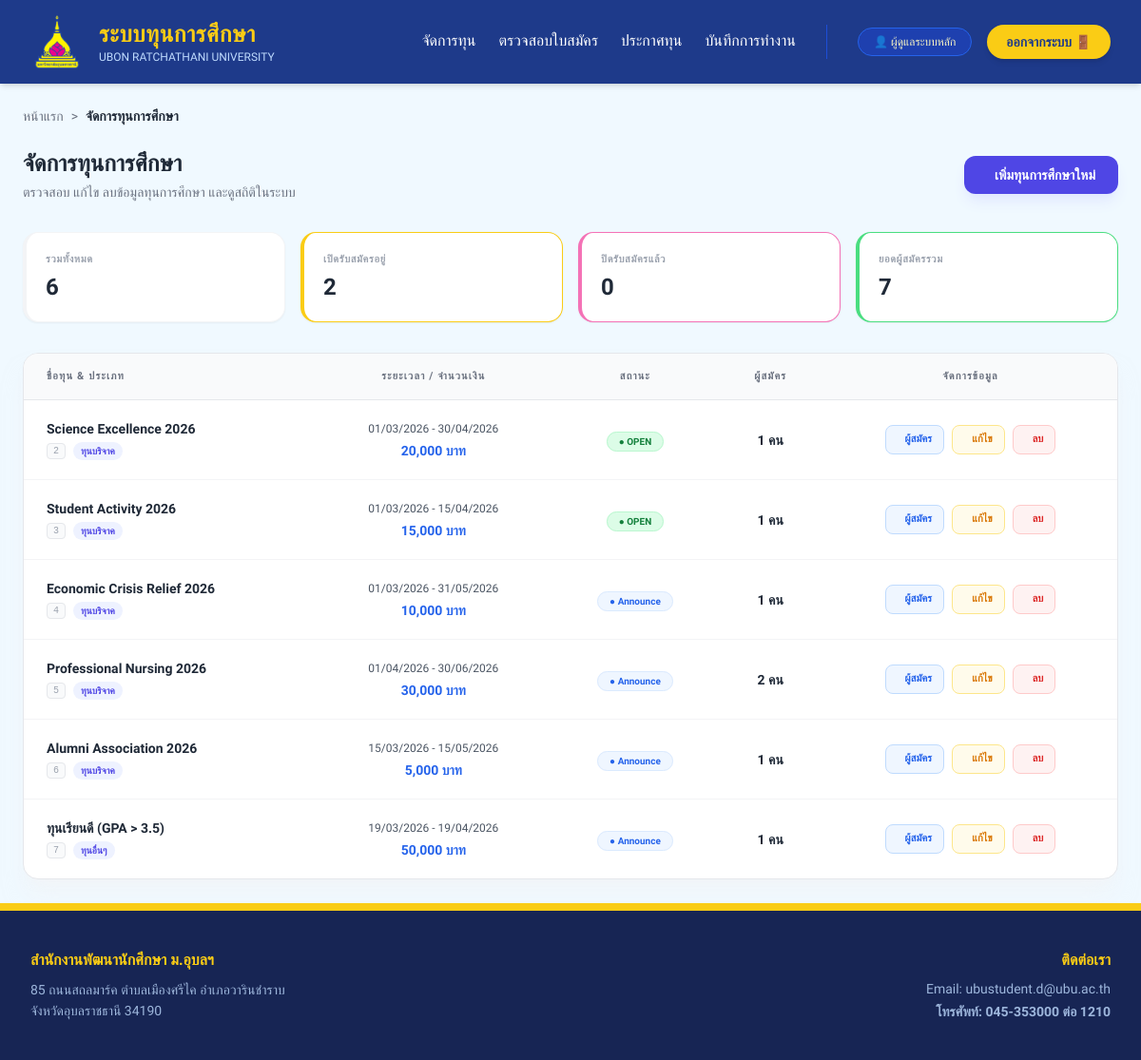
Screenshot of /officer/scholarships (signed in) with the database file from the repository.
### models.py (models this page shows, shortened)
class Scholarship(db.Model):
    __tablename__ = 'scholarship'
    id = db.Column(db.Integer, primary_key=True)
    name = db.Column(db.String(100), nullable=False) # ชื่อทุน
    amount = db.Column(db.Float, nullable=True) # ทุนละเท่าไหร่
    start_date        = db.Column(db.DateTime)          # วันที่เริ่มเปิดรับ
    end_date          = db.Column(db.DateTime)          # วันที่ปิดรับ
    faculty_condition = db.Column(db.String(255))       # คณะที่ระบุ หรือ "ทุกคณะ"
    min_gpax          = db.Column(db.Float, default=0.0) # เกรดเฉลี่ยขั้นต่ำ
    income_cap        = db.Column(db.Float)             # รายได้ครอบครัวไม่เกิน
    number_of_scholarships = db.Column(db.Integer)           # จำนวนทุนที่เปิดรับ
    scholarship_type  = db.Column(db.String(50)) # ประเภทของทุน (เช่น ทุน ภายใน/ภายนอก/บริจาค)
    provider          = db.Column(db.String(100)) # หน่วยงานของทุนนั้นๆ
    status            = db.Column(db.String(20), default='open')  # สถานะของทุน open(เปิดรับ),checking=close(กำลังตรวจสอบ,ปิดทุน), interview(รายชื่อสัมภาษณ์), announce(รายชื่อได้รับทุน)
    interview_file_url = db.Column(db.String(500))    # ลิงก์ไฟล์ประกาศสัมภาษณ์
    announce_file_url = db.Column(db.String(500))     # ลิงก์ไฟล์ประกาศคนได้ทุน
    announcement_date = db.Column(db.DateTime, nullable=True) # วันที่ประกาศผล
    image = db.Column(db.String(200), nullable=True) # ชื่อไฟล์ภาพ
    qualifications = db.Column(db.Text, nullable=True) # คุณสมบัติ
    conditions = db.Column(db.Text, nullable=True) # เงื่อนไข
    scholarship_nature = db.Column(db.String(50), nullable=True) # ลักษณะทุน (ทุนรายปี, ฯลฯ)
    required_documents = db.Column(db.Text, nullable=True) # เอกสารที่ต้องส่ง
    criteria     = db.relationship('Criterion',   backref='scholarship', lazy=True)
    applications = db.relationship('Application', backref='scholarship', lazy=True)

### routes/officer_routes.py (the view)
@officer_bp.route('/scholarships')
def list_scholarships():
    scholarships = Scholarship.query.all()
    return render_template('officer/scholarships.html', scholarships=scholarships)

### routes/officer_routes.py (called while the page is built)
@officer_bp.before_request
def require_officer_login():
    exempt_routes = ['officer.login', 'officer.api_scholarships']
    if request.endpoint and request.endpoint not in exempt_routes:
        if "user_id" not in session or session.get("role") != "officer":
            if request.path.startswith('/officer/api/'):
                return jsonify({"status": "error", "message": "Unauthorized API access. Session required."}), 401
            flash("กรุณาเข้าสู่ระบบในฐานะเจ้าหน้าที่", "error")
            return redirect(url_for("login")) # Assuming login is the global login defined in app.py

### templates/officer/scholarships.html (shortened to what this page needs)
{% extends "layouts/base_officer.html" %}
{% block content %}
<div class="max-w-7xl mx-auto p-6 font-prompt">
    <div class="mb-6 flex items-center text-sm text-gray-500">
        <a href="{{ url_for('officer.home') }}" class="hover:text-blue-600 transition">หน้าแรก</a>
        <span class="mx-2">></span>
        <span class="font-bold text-gray-800">จัดการทุนการศึกษา</span>
    </div>
    <div class="flex flex-col md:flex-row md:items-center justify-between mb-8 gap-4">
        <div>
            <h1 class="text-2xl font-bold text-gray-800 mb-1">จัดการทุนการศึกษา</h1>
            <p class="text-gray-500 text-sm">ตรวจสอบ แก้ไข ลบข้อมูลทุนการศึกษา และดูสถิติในระบบ</p>
        </div>
        <a href="{{ url_for('officer.add_scholarship') }}"
           class="bg-[#4F46E5] hover:bg-indigo-700 text-white font-bold py-2.5 px-6 rounded-xl shadow-lg shadow-indigo-100 transition-all flex items-center justify-center text-sm transform hover:-translate-y-1">
             เพิ่มทุนการศึกษาใหม่
        </a>
    </div>
    <div class="grid grid-cols-1 sm:grid-cols-2 lg:grid-cols-4 gap-4 mb-8">
        <div class="bg-white p-5 rounded-2xl shadow-sm border-l-4 border-blue-500 border border-gray-100">
            <p class="text-[11px] text-gray-400 uppercase font-bold tracking-wider mb-1">รวมทั้งหมด</p>
            <h3 class="text-2xl font-black text-gray-800">{{ scholarships|length }}</h3>
        </div>
        <div class="bg-white p-5 rounded-2xl shadow-sm border-l-4 border-yellow-400 border border-gray-100">
            <p class="text-[11px] text-gray-400 uppercase font-bold tracking-wider mb-1">เปิดรับสมัครอยู่</p>
            <h3 class="text-2xl font-black text-gray-800">
                {{ scholarships | selectattr('status', 'equalto', 'open') | list | length }}
            </h3>
        </div>
        <div class="bg-white p-5 rounded-2xl shadow-sm border-l-4 border-pink-400 border border-gray-100">
            <p class="text-[11px] text-gray-400 uppercase font-bold tracking-wider mb-1">ปิดรับสมัครแล้ว</p>
            <h3 class="text-2xl font-black text-gray-800">
                {{ scholarships | selectattr('status', 'equalto', 'closed') | list | length }}
            </h3>
        </div>
        <div class="bg-white p-5 rounded-2xl shadow-sm border-l-4 border-green-400 border border-gray-100">
            <p class="text-[11px] text-gray-400 uppercase font-bold tracking-wider mb-1">ยอดผู้สมัครรวม</p>
            {% set ns = namespace(total_apps=0) %}
            {% for s in scholarships %}
                {% set ns.total_apps = ns.total_apps + (s.applications|length if s.applications else 0) %}
            {% endfor %}
            <h3 class="text-2xl font-black text-gray-800">{{ ns.total_apps }}</h3>
        </div>
    </div>
    <div class="bg-white shadow-xl shadow-gray-100/50 rounded-2xl border border-gray-200 overflow-hidden">
        <div class="overflow-x-auto">
            <table class="w-full text-left border-collapse">
                <thead>
                    <tr class="bg-gray-50 border-b border-gray-200">
                        <th class="px-6 py-4 text-[11px] font-black text-gray-500 uppercase tracking-widest">ชื่อทุน & ประเภท</th>
                        <th class="px-6 py-4 text-[11px] font-black text-gray-500 uppercase tracking-widest text-center">ระยะเวลา / จำนวนเงิน</th>
                        <th class="px-6 py-4 text-[11px] font-black text-gray-500 uppercase tracking-widest text-center">สถานะ</th>
                        <th class="px-6 py-4 text-[11px] font-black text-gray-500 uppercase tracking-widest text-center">ผู้สมัคร</th>
                        <th class="px-6 py-4 text-[11px] font-black text-gray-500 uppercase tracking-widest text-center">จัดการข้อมูล</th>
                    </tr>
                </thead>
                <tbody class="divide-y divide-gray-100">
                    {% for scholarship in scholarships %}
                    <tr class="hover:bg-indigo-50/30 transition-colors">
                        <td class="px-6 py-5">
                            <div class="font-bold text-gray-800 text-sm mb-1">{{ scholarship.name }}</div>
                            <div class="flex items-center gap-2">
                                <span class="text-[10px] font-mono text-gray-400 bg-gray-50 px-1.5 rounded border">{{ scholarship.id }}</span>
                                <span class="text-[10px] text-indigo-600 font-bold bg-indigo-50 px-2 py-0.5 rounded-full">{{ scholarship.scholarship_type or 'ไม่ระบุ' }}</span>
                            </div>
                        </td>
                        <td class="px-6 py-5 text-center">
                            <div class="text-[12px] text-gray-600 font-medium">
                                {{ scholarship.start_date.strftime('%d/%m/%Y') if scholarship.start_date else '-' }} -
                                {{ scholarship.end_date.strftime('%d/%m/%Y') if scholarship.end_date else '-' }}
                            </div>
                            <div class="text-sm font-bold text-blue-600 mt-1">
                                {{ "{:,.0f}".format(scholarship.amount) if scholarship.amount else '0' }} บาท
                            </div>
                        </td>
                        <td class="px-6 py-5 text-center">
                            {% if scholarship.status|lower == 'open' %}
                                <span class="px-3 py-1 rounded-full text-[10px] font-black bg-green-100 text-green-700 border border-green-200">● OPEN</span>
                            {% endif %}
                            {% if scholarship.status|lower == 'announce' %}
                                <span class="px-3 py-1 rounded-full text-[10px] font-black bg-blue-50 text-blue-600 border border-blue-100">● Announce</span>
                            {% endif %}
                        </td>
                        <td class="px-6 py-5 text-center">
                            <div class="text-sm font-black text-gray-800">{{ scholarship.applications|length if scholarship.applications else 0 }} คน</div>
                        </td>
                        <td class="px-6 py-5 text-center">
                            <div class="flex items-center justify-center space-x-2">
                                <a href="{{ url_for('officer.applications', scholarship_id=scholarship.id) }}"
                                   class="flex items-center px-3 py-1.5 rounded-lg bg-blue-50 text-blue-600 border border-blue-200 hover:bg-blue-600 hover:text-white transition-all">
                                    <span class="text-[11px] font-bold">ผู้สมัคร</span>
                                </a>
                                <a href="{{ url_for('officer.edit_scholarship', scholarship_id=scholarship.id) }}"
                                   class="flex items-center px-3 py-1.5 rounded-lg bg-amber-50 text-amber-600 border border-amber-200 hover:bg-amber-600 hover:text-white transition-all">
                                    <span class="text-[11px] font-bold">แก้ไข</span>
                                </a>
                                <form action="{{ url_for('officer.delete_scholarship', scholarship_id=scholarship.id) }}"
                                      method="POST" class="inline" onsubmit="return confirm('⚠️ คำเตือน: คุณต้องการลบทุน {{ scholarship.name }} ใช่หรือไม่?')">
                                    <button type="submit" class="flex items-center px-3 py-1.5 rounded-lg bg-red-50 text-red-600 border border-red-200 hover:bg-red-600 hover:text-white transition-all">
                                        <span class="text-[11px] font-bold">ลบ</span>
                                    </button>
                                </form>
                            </div>
                        </td>
                    </tr>
                    {% endfor %}
                </tbody>
            </table>
        </div>
    </div>
</div>
{% endblock %}

### templates/layouts/base.html (style rules this page uses)
body { font-family: 'Prompt', sans-serif; }

### templates/officer/scholarships.html (style rules this page uses)
.font-prompt { font-family: 'Prompt', sans-serif; }

### rows the page displays
Scholarship: name "Science Excellence 2026", id "2", scholarship_type "ทุนบริจาค", start_date "01/03/2026", end_date "30/04/2026", amount "20,000", status "● OPEN", applications|length "1"
Scholarship: name "Student Activity 2026", id "3", scholarship_type "ทุนบริจาค", start_date "01/03/2026", end_date "15/04/2026", amount "15,000", status "● OPEN", applications|length "1"
Scholarship: name "Economic Crisis Relief 2026", id "4", scholarship_type "ทุนบริจาค", start_date "01/03/2026", end_date "31/05/2026", amount "10,000", status "● Announce", applications|length "1"
Scholarship: name "Professional Nursing 2026", id "5", scholarship_type "ทุนบริจาค", start_date "01/04/2026", end_date "30/06/2026", amount "30,000", status "● Announce", applications|length "2"
Scholarship: name "Alumni Association 2026", id "6", scholarship_type "ทุนบริจาค", start_date "15/03/2026", end_date "15/05/2026", amount "5,000", status "● Announce", applications|length "1"
Scholarship: name "ทุนเรียนดี (GPA > 3.5)", id "7", scholarship_type "ทุนอื่นๆ", start_date "19/03/2026", end_date "19/04/2026", amount "50,000", status "● Announce", applications|length "1"

### other values shown
{{ session.get('user_name', 'เจ้าหน้าที่') }} "ผู้ดูแลระบบหลัก"
{{ scholarships|length }} "6"
{{ scholarships | selectattr('status', 'equalto', 'open') | list | length }} "2"
{{ ns.total_apps }} "7"
